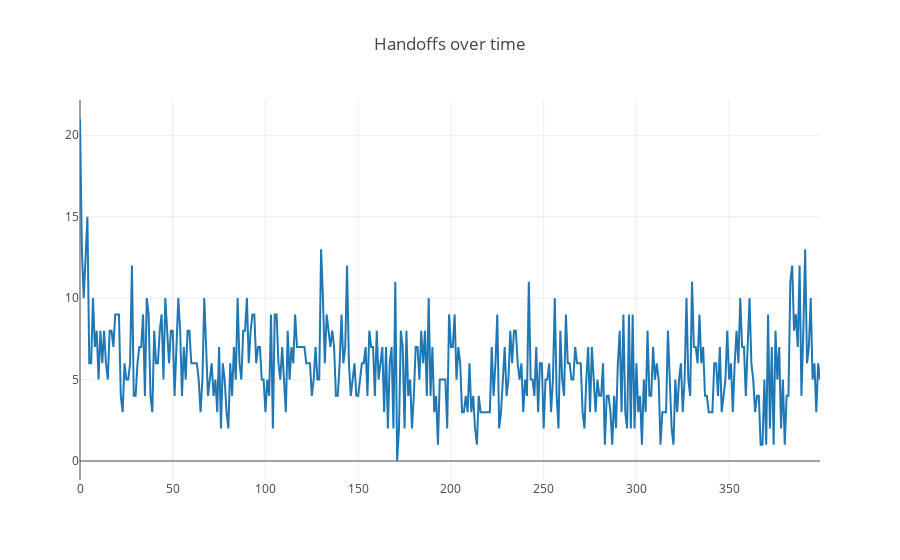

Notebook code cell kept with this figure:
### Code cell
# Create handoff graph
handoffs = go.Scatter(
    x = len(result.Handoffs),
    y = result.Handoffs,
)

data = [handoffs]

# Plot and embed in ipython notebook!
plotly.offline.iplot(
    {"data": data,
     "layout": go.Layout(title="Handoffs over time")},
    image='png')

### Figure 1 — Plotly figure (JSON) as saved in the notebook; plotly's stock layout.template omitted (floating-point values rounded to 4 significant figures; data arrays with more than 128 entries replaced by an {"elided": "..."} marker saying what was removed)
{"data": [{"type": "scatter", "x": 400, "y": {"elided": "400 int values"}}], "layout": {"title": "Handoffs over time"}}
